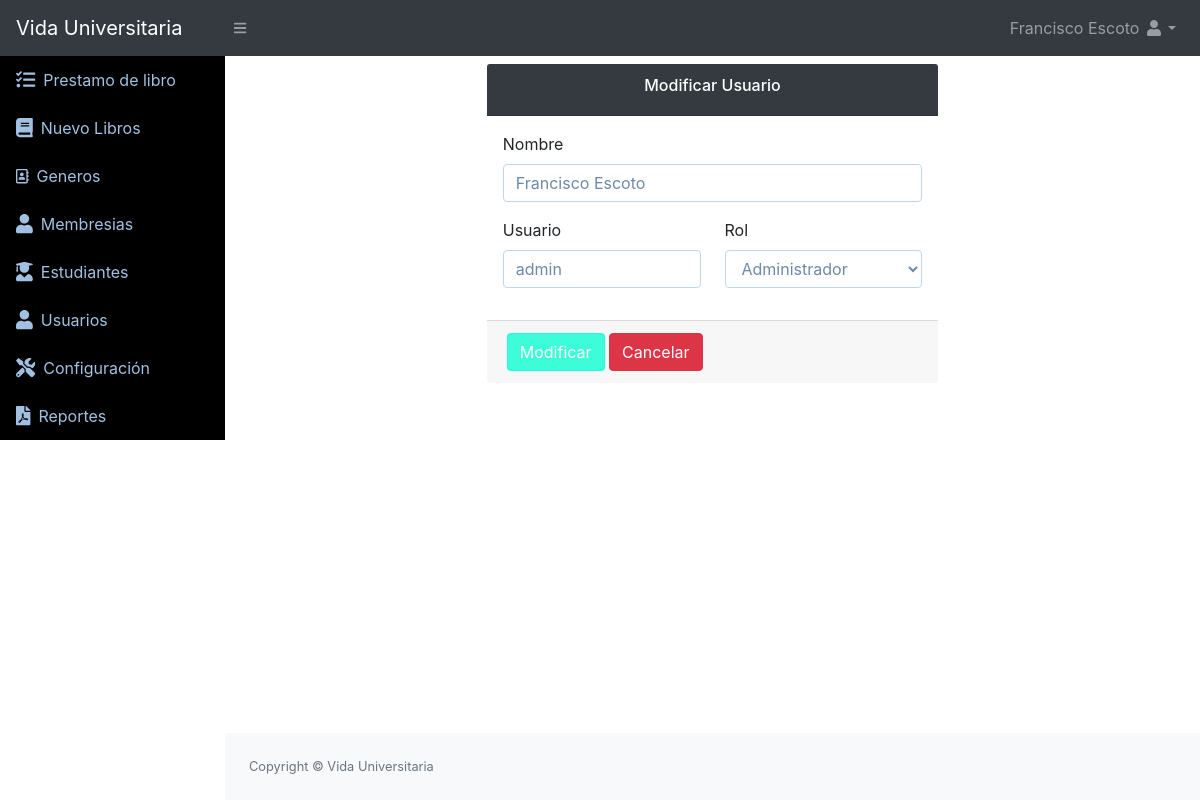
The page /Usuarios/editar?id=1 (signed in) on the database its author committed.
### tables this page shows
CREATE TABLE IF NOT EXISTS `usuarios` (
  `id` INT NOT NULL AUTO_INCREMENT,
  `usuario` VARCHAR(50) NOT NULL,
  `nombre` VARCHAR(200) NOT NULL,
  `clave` VARCHAR(100) NOT NULL,
  `rol` VARCHAR(20) NOT NULL,
  `estado` INT NOT NULL DEFAULT '1',
  `membresiaEstado` VARCHAR(20) NOT NULL DEFAULT '1',
  PRIMARY KEY (`id`));

### Libraries/Core/Views.php (called while the page is built)
<?php
class Views{
    function getView($controller, $view, $data="", $alert="", $config = "", $cliente = "")
    {
        $controller = get_class($controller);
        if ($controller == "Home") {
            $view = "Views/".$view.".php";
        }else{
            $view = "Views/" . $controller . "/" . $view . ".php";
        }
        require_once($view);
    }
}
?>

### index.php (called while the page is built, shortened)
<?php
require_once("Helpers/Helpers.php");
require_once("Libraries/Core/Load.php");
?>

### Helpers/Helpers.php (called while the page is built, shortened)
<?php
function base_url()
{
    return BASE_URL;
}
?>

### Libraries/Core/Mysql.php (called while the page is built, shortened)
<?php
class Mysql extends Conexion{
    private $conexion;
    function __construct()
    {
        $this->conexion = new Conexion();
        $this->conexion = $this->conexion->conect();
    }
    public function select(string $query){
        $this->strquery = $query;
        $result = $this->conexion->prepare($this->strquery);
        $result->execute();
        $data = $result->fetch(PDO::FETCH_ASSOC);
        return $data;
    }
}
?>

### Libraries/Core/Conexion.php (called while the page is built)
<?php
class Conexion{
    private $conect;
    public function __construct()
    {
      $conexion = "mysql:host=".HOST.";dbname=".BD.";.CHARSET.";
      try {
          $this->conect = new PDO($conexion, DB_USER, PASS);
          $this->conect->setAttribute(PDO::ATTR_ERRMODE, PDO::ERRMODE_EXCEPTION);
      } catch (PDOException $e) {
          $this->conect = "Error en la conexion";
          echo "Error: " . $e->getMessage();
      }
    }
    public function conect()
    {
        return $this->conect;
    }
}
?>

### Models/UsuariosModel.php (called while the page is built, shortened)
<?php
class UsuariosModel extends Mysql{
    public function editarUsuarios(int $id)
    {
        $sql = "SELECT * FROM usuarios WHERE id = $id";
        $res = $this->select($sql);
        return $res;
    }
}
?>

### Views/usuarios/editar.php (the view, shortened to what this page needs)
<div id="layoutSidenav_content">
    <main>
        <div class="container-fluid">
            <div class="row mt-2">
                <div class="col-lg-6 m-auto">
                    <form method="post" action="<?php echo base_url(); ?>Usuarios/actualizar" autocomplete="off">
                        <div class="card-header bg-dark">
                            <h6 class="title text-white text-center">Modificar Usuario</46>
                        </div>
                        <div class="modal-body">
                            <div class="form-group">
                                <label for="nombre">Nombre</label>
                                <input id="nombre" class="form-control" type="text" name="nombre" placeholder="Nombre" value="<?php echo $data['nombre']; ?>">
                            </div>
                            <div class="row">
                                <div class="col-lg-6">
                                    <div class="form-group">
                                        <label for="usuario">Usuario</label>
                                        <input id="usuario" class="form-control" type="text" name="usuario" placeholder="Usuario" value="<?php echo $data['usuario']; ?>">
                                    </div>
                                </div>
                                <div class="col-lg-6">
                                    <label for="rol">Rol</label>
                                    <select id="rol" class="form-control" name="rol">
                                        <option value="1" <?php if ($data['rol'] == "1") {
                                                                            echo "selected";
                                                                        } ?>>Administrador</option>
                                    </select>
                                </div>
                            </div>
                        </div>
                        <div class="card-footer">
                            <button class="btn btn-primary" type="submit">Modificar</button>
                            <a class="btn btn-danger" href="<?php echo base_url();?>usuarios/listar">Cancelar</a>
                        </div>
                    </form>
                </div>
            </div>
        </div>
    </main>

### rows shown on the page
usuarios: nombre "Francisco Escoto", usuario "admin", rol "Administrador"

### other values the page prints
$_SESSION['nombre'] "Francisco Escoto"
